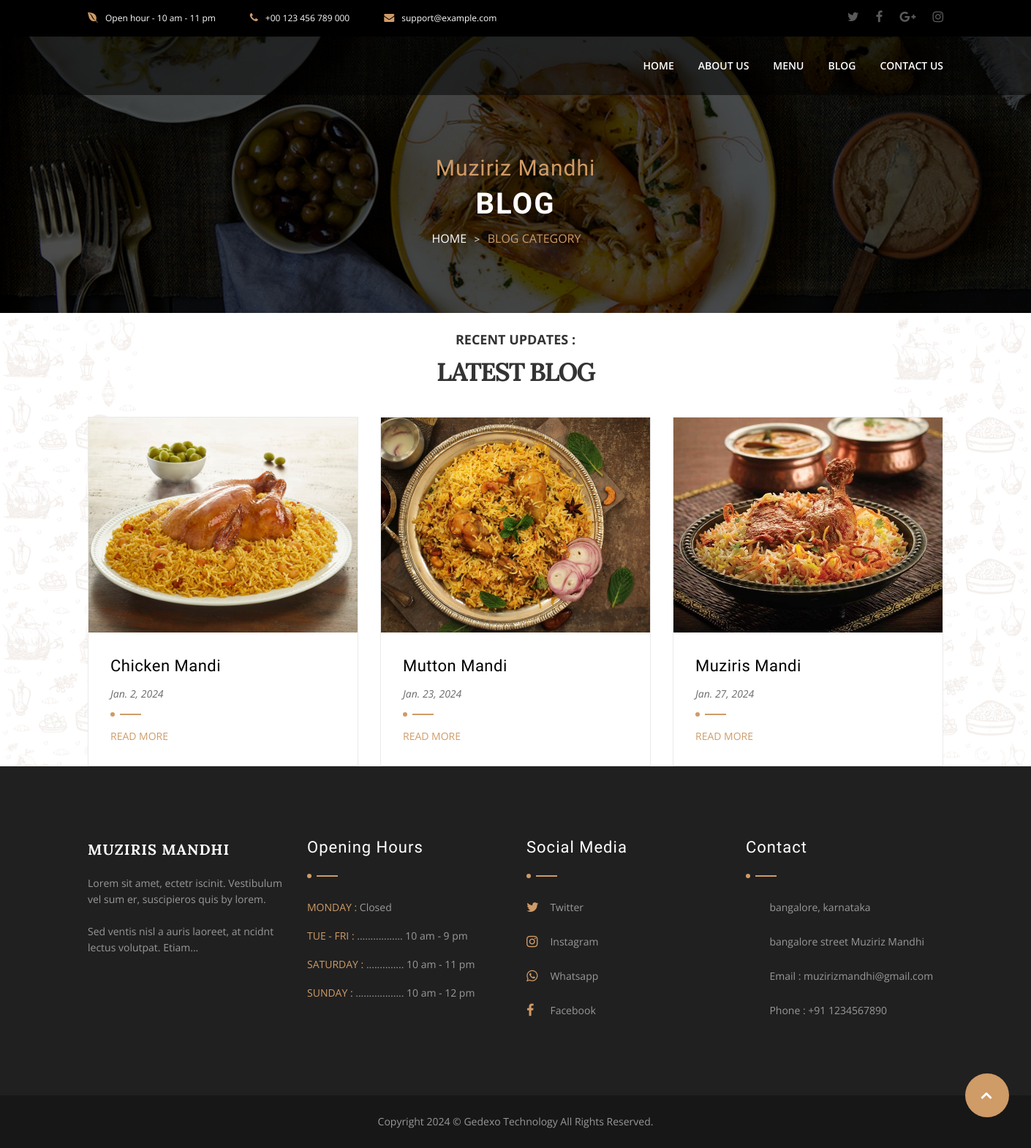
/blog, run on an earlier commit of the app's database.
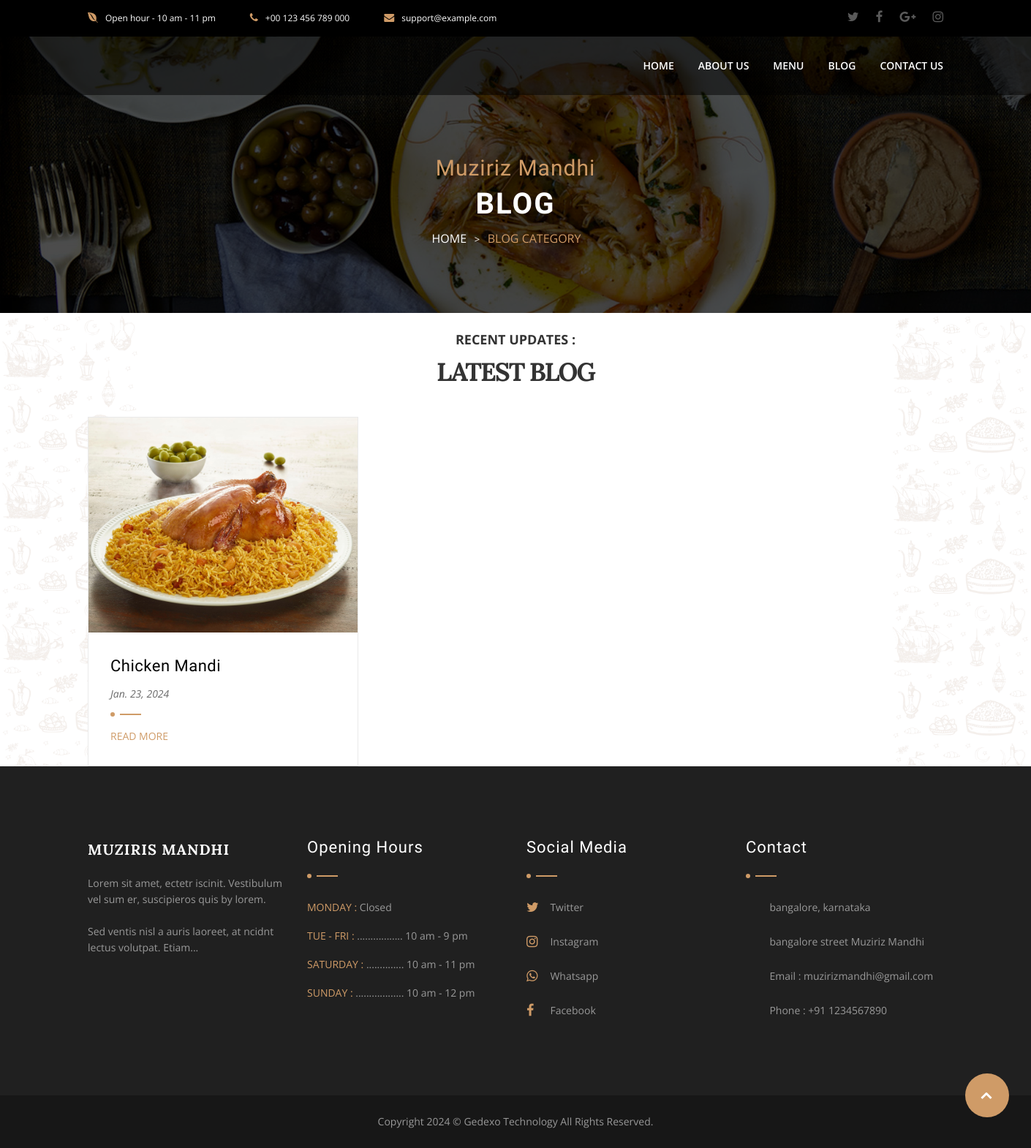
And on a later commit of the database.
### web/models.py (models this page shows, shortened)
class BlogDetail(models.Model):
  image = models.ImageField(upload_to='media')
  name = models.CharField(max_length=255)
  slug = models.SlugField(unique=True)
  date = models.DateField()
  content = models.TextField()

### web/views.py (the view)
# urls.py: path('blog',views.blog,name='blog'),
def blog(request):
  blogs = BlogDetail.objects.all()
  context = {
    'blogs': blogs,
  }
  return render(request, 'web/blog.html', context)

### templates/web/blog.html
{% extends "web/base.html" %}
{% load static %}
{% block content %}
		<section id="breadcrumb" data-background="assets/img/demo/slides/02.jpg' %}" class="parallax-window">
			<div>
				<span class="section-suptitle text-center">Muziriz Mandhi</span>
				<h1 class="section-title white-font text-center"  style="color: white;">Blog</h1>
				<ul>
					<li><a href="#">Home</a></li>
					<li>Blog category</li>
				</ul>
			</div>
		</section>
				<section id="events" class="padd-100 bg-img">
					<div class="story-new">
						<center>
					<h4>
						RECENT UPDATES :
					</h4>
					<br><strong class="section-title  text-center">
						Latest Blog
					</strong>
				</center>
				</div>
					<br><br><div class="container">
						<div class="row">
							<div class="col-sm-12  no-padd">
								<ul class="event-carousel">
									{% for blog in blogs %}
									<li class="event-item">
										<img src="{{blog.image.url}}" alt="" class="img-responsive">
										<div>
											<h3>{{blog.name}}</h3>
											<span>{{blog.date}}</span>
											<a href="{% url 'web:blog_detail' blog.slug %}">Read More</a>
										</div>
									</li>
									{% endfor %}
								</ul>
							</div>
						</div>
					</div>
				</section>
		{% endblock %}

### templates/web/base.html (shortened to what this page needs)
{% load static %}
<!DOCTYPE html>
<html lang="en">
<head>
	<link rel="stylesheet" href="{% static 'web/css/bootstrap.min.css' %}" />
	<link rel="stylesheet" href="{% static 'web/css/font-awesome.min.css' %}" />
	<link rel="stylesheet" href="{% static 'web/css/flaticon.css' %}" />
	<link rel="stylesheet" href="{% static 'web/css/style.css' %}" />
	<link rel="stylesheet" href="{% static 'web/css/responsive.css' %}" />
</head>
<body>
  {% include "web/partials/header.html" %}
  {% block content %}
  {% endblock  %}
  {% include "web/partials/footer.html" %}
</body>
</html>

### templates/web/partials/header.html (shortened to what this page needs)
		{% load static %}
		<header id="site-header">
			<div class="nav-top">
				<div class="container">
					<div class="row">
						<div class="col-sm-12">
							<ul>
								<li><i class="fa fa-envira"></i>Open hour - 10 am - 11 pm</li>
								<li><i class="fa fa-phone"></i>+00 123 456 789 000</li>
								<li><a href="#"><i class="fa fa-envelope"></i>support@example.com</a></li>
								<li class="social-bloc">
									<a href="#"><i class="fa fa-twitter"></i></a>
									<a href="#"><i class="fa fa-facebook"></i></a>
									<a href="#"><i class="fa fa-google-plus"></i></a>
									<a href="#"><i class="fa fa-instagram"></i></a>
								</li>
							</ul>
						</div>
					</div>
				</div>
			</div>
			<div class="navbar" role="navigation">
				<div class="container">
					<div class="row">
						<ul class="nav navbar-nav navbar-collapse collapse">
							<li><a href="{% url 'web:index' %}">Home</a></li>
							<li><a href="{% url 'web:about' %}">about us</a></li>
							<li><a href="{% url 'web:menu' %}">menu</a></li>
							<li><a href="{% url 'web:blog' %}">blog</a></li>
							<li><a href="{% url 'web:contact' %}">contact us</a></li>
						</ul>
					</div>
				</div>
			</div>
		</header>

### templates/web/partials/footer.html
{% load static %}
<footer id="site-footer">
  <div class="container">
    <div class="row">
      <div class="col-sm-6 col-md-3">
        <div class="bloc-cms">
          <div class="story-new">
          <strong style="color: white; font-size: 20px; letter-spacing: 1px;">Muziris Mandhi</strong>
        </div>
          <p style="margin-top: 20px;">
            Lorem sit amet, ectetr iscinit. Vestibulum vel sum er, suscipieros quis by lorem.<br /><br />
            Sed ventis nisl a auris laoreet, at ncidnt lectus volutpat. Etiam...
          </p>
        </div>
      </div>
      <div class="col-sm-6 col-md-3">
        <div class="open-hours">
          <span class="foot-title">Opening Hours</span>
          <p><span>MONDAY :</span> Closed</p>
          <p><span>TUE - FRI : </span>................. 10 am - 9 pm</p>
          <p><span>SATURDAY : </span>.............. 10 am - 11 pm</p>
          <p><span>Sunday  : </span>.................. 10 am - 12 pm</p>
        </div>
      </div>
      <div class="col-md-3 hidden-sm hidden-xs">
        <div class="last-tweet">
          <span class="foot-title">Social Media</span>
          <div class="item-tweet">
            <i class="fa fa-twitter"></i>
            <div>
              <p><a href="#">Twitter</a>
              </p>
            </div>
          </div>
          <div class="item-tweet">
            <i class="fa fa-instagram"></i>
            <div>
              <p><a href="#">Instagram</a>
              </p>
            </div>
          </div>
          <div class="item-tweet">
            <i class="fa fa-whatsapp"></i>
            <div>
              <p><a href="#">Whatsapp</a>
              </p>
            </div>
          </div>
          <div class="item-tweet">
            <i class="fa fa-facebook"></i>
            <div>
              <p><a href="#">Facebook</a>
              </p>
            </div>
          </div>
        </div>
      </div>
      <div class="col-md-3 hidden-sm hidden-xs">
        <div class="last-tweet">
          <span class="foot-title">Contact</span>
          <div class="item-tweet">
            <div>
              <p><a href="#">bangalore, karnataka</a>
              </p>
            </div>
          </div>
          <div class="item-tweet">
            <div>
              <p><a href="#">bangalore street Muziriz Mandhi</a>
              </p>
            </div>
          </div>
          <div class="item-tweet">
            <div>
              <p><a href="#">Email : muzirizmandhi@gmail.com</a>
              </p>
            </div>
          </div>
          <div class="item-tweet">
            <div>
              <p><a href="#">Phone : +91 1234567890</a>
              </p>
            </div>
          </div>
        </div>
      </div>
    </div>
  </div>
  <div class="footer-copyright">
    <p>
      Copyright 2024 © Gedexo Technology All Rights Reserved.
    </p>
    <a href="#">Top</a>
  </div>
</footer>

What changed in the data, as far as the page shows it:
removed BlogDetail: image (picture), name "Mutton Mandi", date "Jan. 23, 2024"
removed BlogDetail: image (picture), name "Muziris Mandi", date "Jan. 27, 2024"
changed BlogDetail "Chicken Mandi": date "Jan. 2, 2024" → "Jan. 23, 2024"
